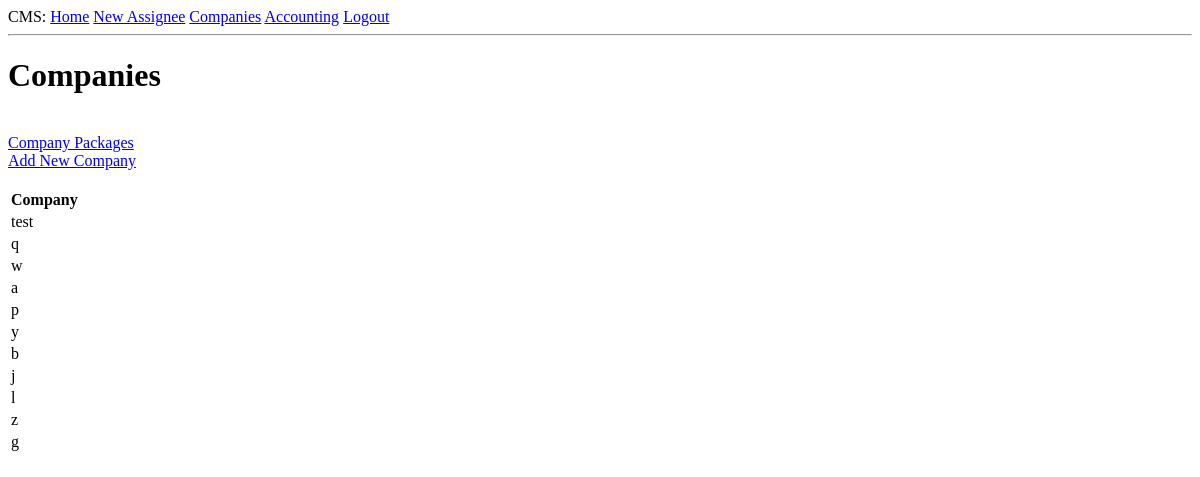
Page /companies (signed in) on the earlier database version.
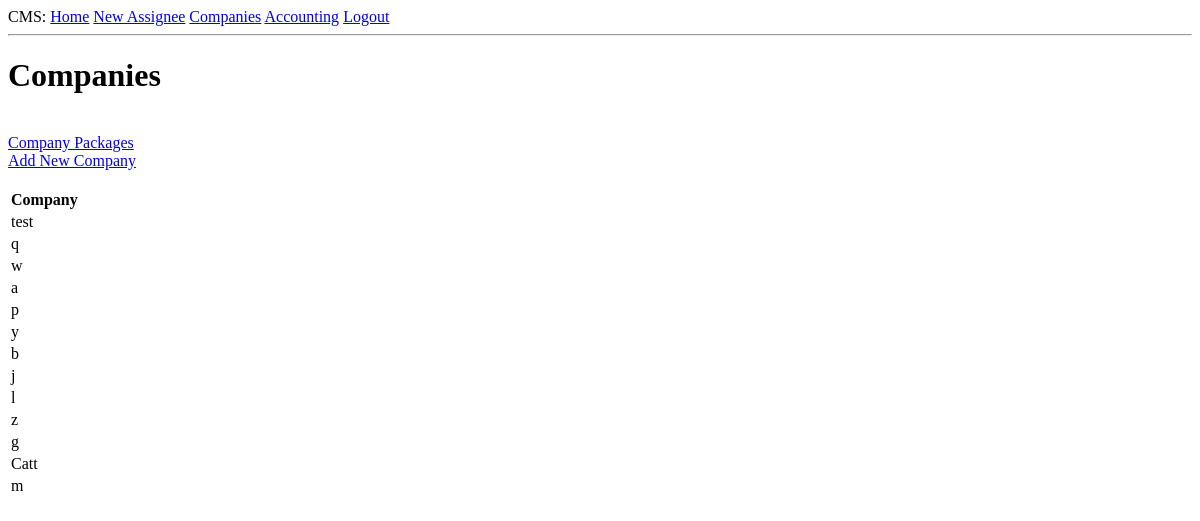
Same page on the later database version.
### app/models.py (models this page shows, shortened)
class Company(db.Model):
    id: so.Mapped[int] = so.mapped_column(primary_key=True)
    name: so.Mapped[str] = so.mapped_column(sa.String(100), index=True, unique=True)
    contact: so.Mapped[str] = so.mapped_column(sa.String(256))
    notes: so.Mapped[Optional[str]] = so.mapped_column(sa.String(1064))
    assignees: so.Mapped[List["Assignee"]] = so.relationship(back_populates="company")
    company_packages: so.Mapped[List["CompanyPackage"]] = so.relationship(back_populates="company")

### app/routes.py (the view)
@app.route("/companies", methods=["GET"])
@login_required
def companies():
    companies = Company.query.all()
    '''[
        {"name":"Facebook"},
        {"name": "Apple"},
        {"name": "Amazon"},
        {"name": "Netflix"},
        {"name": "Google"}
    ]'''
    return render_template("companies.html", companies=companies)

### app/models.py (called while the page is built)
@login.user_loader
def load_user(id):
    return db.session.get(User, int(id))

### app/templates/companies.html
{% extends "base.html" %}
{% block content %}
<h1>Companies</h1><br>
<a href="{{url_for('view_company_packages')}} ">Company Packages</a><br>
<a href="{{url_for('add_company')}} ">Add New Company</a><br><br>
    <table>
        <tr>
            <th>Company</th>
        </tr>
        {% for company in companies %}
            <tr>
                <td>{{ company.name }} </td>
            </tr>
        {% endfor %}
    </table>
{% endblock %}

Differences in the rows shown:
added Company: name "Catt"
added Company: name "m"
